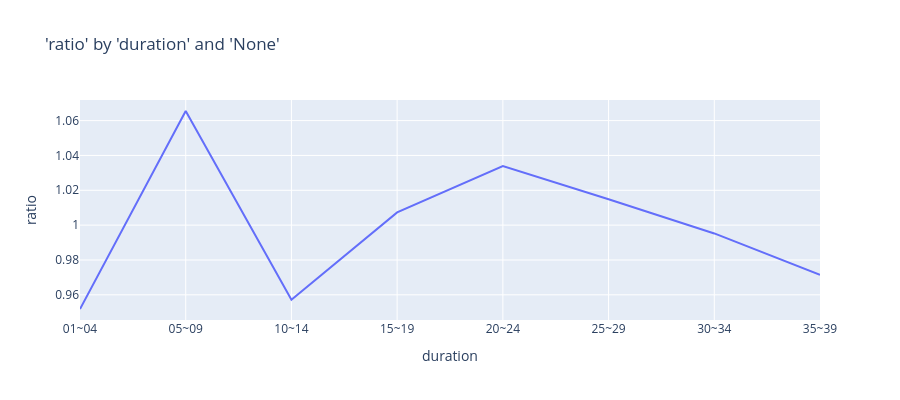

The cell this chart's notebook holds for it:
### Code cell
charters.chart(
    df=model_data,
    x_axis="duration",
    y_axis="ratio",
    numerator="death_claim_amount",
    denominator="exp_amt_neural",
    x_bins=8,
    type="line",
)

### Figure 1 — Plotly figure (JSON) as saved in the notebook; plotly's stock layout.template omitted (floating-point values rounded to 4 significant figures)
{"data": [{"hovertemplate": "duration=%{x}<br>ratio=%{y}<extra></extra>", "legendgroup": "", "line": {"color": "#636efa", "dash": "solid"}, "marker": {"symbol": "circle"}, "mode": "lines", "name": "", "orientation": "v", "showlegend": false, "type": "scatter", "x": ["01~04", "05~09", "10~14", "15~19", "20~24", "25~29", "30~34", "35~39"], "xaxis": "x", "y": [0.9519, 1.066, 0.9571, 1.007, 1.034, 1.015, 0.9952, 0.9715], "yaxis": "y"}], "layout": {"height": 400, "legend": {"tracegroupgap": 0}, "title": {"text": "'ratio' by 'duration' and 'None'"}, "xaxis": {"anchor": "y", "domain": [0, 1], "title": {"text": "duration"}}, "yaxis": {"anchor": "x", "domain": [0, 1], "title": {"text": "ratio"}, "type": "-"}}}
